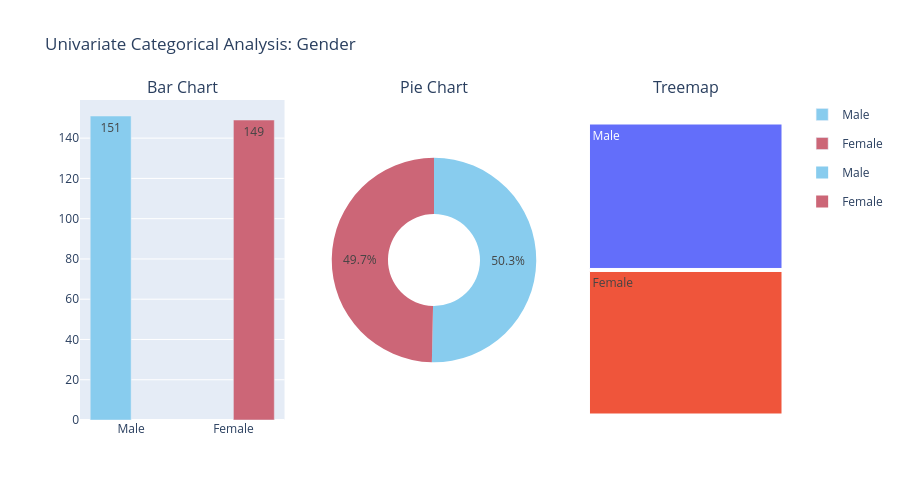

Source (notebook cell):
### Code cell
fig = categorical_univariate_all_plots(df_cat, "Gender")
fig.show()

### Figure 1 — Plotly figure (JSON) as saved in the notebook; plotly's stock layout.template omitted (floating-point values rounded to 4 significant figures)
{"data": [{"alignmentgroup": "True", "hovertemplate": "Gender=%{x}<br>count=%{text}<extra></extra>", "legendgroup": "Male", "marker": {"color": "rgb(136, 204, 238)", "pattern": {"shape": ""}}, "name": "Male", "offsetgroup": "Male", "orientation": "v", "showlegend": true, "text": [151], "textposition": "auto", "type": "bar", "x": ["Male"], "xaxis": "x", "y": [151], "yaxis": "y"}, {"alignmentgroup": "True", "hovertemplate": "Gender=%{x}<br>count=%{text}<extra></extra>", "legendgroup": "Female", "marker": {"color": "rgb(204, 102, 119)", "pattern": {"shape": ""}}, "name": "Female", "offsetgroup": "Female", "orientation": "v", "showlegend": true, "text": [149], "textposition": "auto", "type": "bar", "x": ["Female"], "xaxis": "x", "y": [149], "yaxis": "y"}, {"customdata": [["Male"], ["Female"]], "domain": {"x": [0.3556, 0.6444], "y": [0, 1]}, "hole": 0.45, "hovertemplate": "Gender=%{customdata[0]}<br>count=%{value}<extra></extra>", "labels": ["Male", "Female"], "legendgroup": "", "marker": {"colors": ["rgb(136, 204, 238)", "rgb(204, 102, 119)"]}, "name": "", "showlegend": true, "type": "pie", "values": [151, 149]}, {"branchvalues": "total", "domain": {"x": [0.7111, 1], "y": [0, 1]}, "hovertemplate": "labels=%{label}<br>count=%{value}<br>parent=%{parent}<br>id=%{id}<extra></extra>", "ids": ["Female", "Male"], "labels": ["Female", "Male"], "name": "", "parents": ["", ""], "type": "treemap", "values": [149, 151]}], "layout": {"annotations": [{"font": {"size": 16}, "showarrow": false, "text": "Bar Chart", "x": 0.1444, "xanchor": "center", "xref": "paper", "y": 1, "yanchor": "bottom", "yref": "paper"}, {"font": {"size": 16}, "showarrow": false, "text": "Pie Chart", "x": 0.5, "xanchor": "center", "xref": "paper", "y": 1, "yanchor": "bottom", "yref": "paper"}, {"font": {"size": 16}, "showarrow": false, "text": "Treemap", "x": 0.8556, "xanchor": "center", "xref": "paper", "y": 1, "yanchor": "bottom", "yref": "paper"}], "height": 500, "title": {"text": "Univariate Categorical Analysis: Gender"}, "xaxis": {"anchor": "y", "domain": [0, 0.2889]}, "yaxis": {"anchor": "x", "domain": [0, 1]}}}
